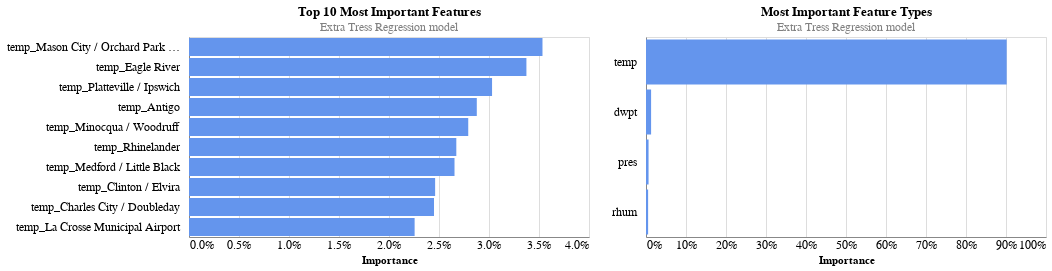
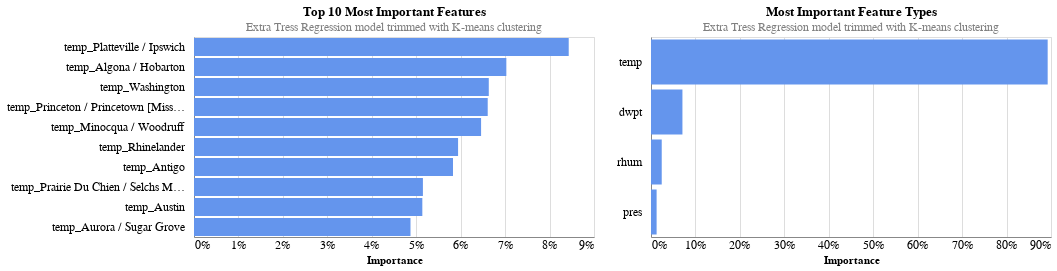
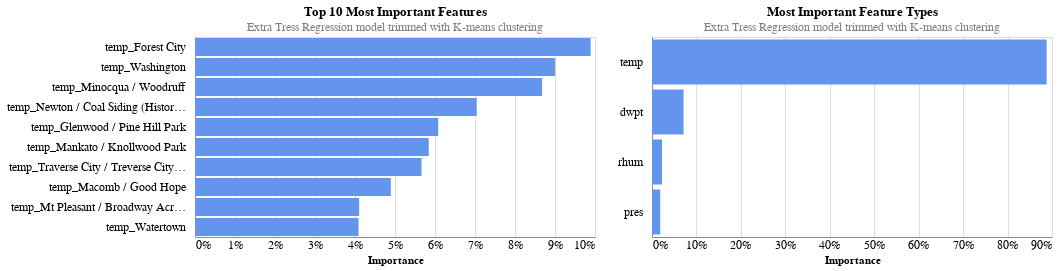
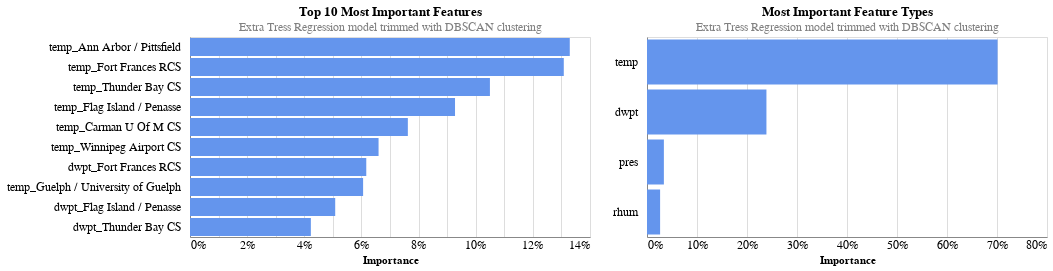

Notebook code for these charts, in order:
### Code cell
feature_list = [('full_no-cluster_features',"Extra Tress Regression model"),
                ('initial_cluster_features',"Extra Tress Regression model trimmed with K-means clustering"),
                ('initial_cluster_features2',"Extra Tress Regression model trimmed with K-means clustering"),
                ('dbscan_cluster_features', "Extra Tress Regression model trimmed with DBSCAN clustering"),
                ('db_km_scan_cluster_features',"Extra Tress Regression model trimmed with DBSCAN/K-means clustering")    
                ]
for feature in feature_list:
    df = all_features[all_features['source']==feature[0]].sort_values('Importance',ascending=False)
    df_types = df.groupby(df['Feature-Type']).sum().reset_index(drop=False)
    df_types.sort_values('Importance',ascending=False,inplace=True)
    
    top10_chart = alt.Chart(df[:10]).mark_bar(color='cornflowerblue').encode(
        x=alt.X('Importance:Q', axis=alt.Axis(format="%", tickSize=0, labelFontSize=12)),
        y=alt.Y('Feature-Name:N', 
                title="",
                sort = list(df.Feature[:10]),
                axis=alt.Axis(tickSize=0, labelFontSize=12, labelPadding=10)),
    ).properties(
        height=200,
        title={
          "text": ['Top 10 Most Important Features'], 
          "subtitle": [feature[1]],
          "color": "black",
          "subtitleColor": "gray"
        }
    )

    ft_chart = alt.Chart(df_types).mark_bar(color='cornflowerblue').encode(
        x=alt.X('Importance:Q', axis=alt.Axis(format="%", tickSize=0, labelFontSize=12)),
        y=alt.Y('Feature-Type:N', 
                sort=list(df_types['Feature-Type']), 
                title="",
                axis=alt.Axis(tickSize=0, labelFontSize=12, labelPadding=10)
               ),
    ).properties(
        height=200,
        title={
          "text": ['Most Important Feature Types'], 
          "subtitle": [feature[1]],
          "color": "black",
          "subtitleColor": "gray"
        }
    )

    x = top10_chart|ft_chart
    x.display()

### Figure 1 — Vega-Lite specification as saved in the notebook (floating-point values rounded to 4 significant figures)
{"config": {"view": {"continuousWidth": 400, "continuousHeight": 300}}, "hconcat": [{"data": {"name": "data-884fa2162b7bbb37b5be198e494ebb42"}, "mark": {"type": "bar", "color": "cornflowerblue"}, "encoding": {"x": {"axis": {"format": "%", "labelFontSize": 12, "tickSize": 0}, "field": "Importance", "type": "quantitative"}, "y": {"axis": {"labelFontSize": 12, "labelPadding": 10, "tickSize": 0}, "field": "Feature-Name", "sort": ["temp_KMCW0", "temp_KEGV0", "temp_KPVB0", "temp_KAIG0", "temp_KARV0", "temp_KRHI0", "temp_KMDZ0", "temp_KCWI0", "temp_KCCY0", "temp_72643"], "title": "", "type": "nominal"}}, "height": 200, "title": {"text": ["Top 10 Most Important Features"], "subtitle": ["Extra Tress Regression model"], "color": "black", "subtitleColor": "gray"}}, {"data": {"name": "data-6a43151ae4e6f905e65e0828f395bcce"}, "mark": {"type": "bar", "color": "cornflowerblue"}, "encoding": {"x": {"axis": {"format": "%", "labelFontSize": 12, "tickSize": 0}, "field": "Importance", "type": "quantitative"}, "y": {"axis": {"labelFontSize": 12, "labelPadding": 10, "tickSize": 0}, "field": "Feature-Type", "sort": ["temp", "dwpt", "pres", "rhum"], "title": "", "type": "nominal"}}, "height": 200, "title": {"text": ["Most Important Feature Types"], "subtitle": ["Extra Tress Regression model"], "color": "black", "subtitleColor": "gray"}}], "$schema": "https://vega.github.io/schema/vega-lite/v4.17.0.json", "datasets": {"data-884fa2162b7bbb37b5be198e494ebb42": [{"Feature": "temp_KMCW0", "Importance": 0.03535, "source": "full_no-cluster_features", "station": "KMCW0", "name": "Mason City / Orchard Park Mobile Home Court", "Feature-Name": "temp_Mason City / Orchard Park Mobile Home Court", "Feature-Type": "temp"}, {"Feature": "temp_KEGV0", "Importance": 0.03374, "source": "full_no-cluster_features", "station": "KEGV0", "name": "Eagle River", "Feature-Name": "temp_Eagle River", "Feature-Type": "temp"}, {"Feature": "temp_KPVB0", "Importance": 0.03031, "source": "full_no-cluster_features", "station": "KPVB0", "name": "Platteville / Ipswich", "Feature-Name": "temp_Platteville / Ipswich", "Feature-Type": "temp"}, {"Feature": "temp_KAIG0", "Importance": 0.02878, "source": "full_no-cluster_features", "station": "KAIG0", "name": "Antigo", "Feature-Name": "temp_Antigo", "Feature-Type": "temp"}, {"Feature": "temp_KARV0", "Importance": 0.02792, "source": "full_no-cluster_features", "station": "KARV0", "name": "Minocqua / Woodruff", "Feature-Name": "temp_Minocqua / Woodruff", "Feature-Type": "temp"}, {"Feature": "temp_KRHI0", "Importance": 0.02673, "source": "full_no-cluster_features", "station": "KRHI0", "name": "Rhinelander", "Feature-Name": "temp_Rhinelander", "Feature-Type": "temp"}, {"Feature": "temp_KMDZ0", "Importance": 0.02655, "source": "full_no-cluster_features", "station": "KMDZ0", "name": "Medford / Little Black", "Feature-Name": "temp_Medford / Little Black", "Feature-Type": "temp"}, {"Feature": "temp_KCWI0", "Importance": 0.02461, "source": "full_no-cluster_features", "station": "KCWI0", "name": "Clinton / Elvira", "Feature-Name": "temp_Clinton / Elvira", "Feature-Type": "temp"}, {"Feature": "temp_KCCY0", "Importance": 0.0245, "source": "full_no-cluster_features", "station": "KCCY0", "name": "Charles City / Doubleday", "Feature-Name": "temp_Charles City / Doubleday", "Feature-Type": "temp"}, {"Feature": "temp_72643", "Importance": 0.02256, "source": "full_no-cluster_features", "station": "72643", "name": "La Crosse Municipal Airport", "Feature-Name": "temp_La Crosse Municipal Airport", "Feature-Type": "temp"}], "data-6a43151ae4e6f905e65e0828f395bcce": [{"Feature-Type": "temp", "Importance": 0.9017}, {"Feature-Type": "dwpt", "Importance": 0.01275}, {"Feature-Type": "pres", "Importance": 0.006385}, {"Feature-Type": "rhum", "Importance": 0.005297}]}}

### Figure 2 — Vega-Lite specification as saved in the notebook (floating-point values rounded to 4 significant figures)
{"config": {"view": {"continuousWidth": 400, "continuousHeight": 300}}, "hconcat": [{"data": {"name": "data-9303291cb136d2241fb105a9f47de3c2"}, "mark": {"type": "bar", "color": "cornflowerblue"}, "encoding": {"x": {"axis": {"format": "%", "labelFontSize": 12, "tickSize": 0}, "field": "Importance", "type": "quantitative"}, "y": {"axis": {"labelFontSize": 12, "labelPadding": 10, "tickSize": 0}, "field": "Feature-Name", "sort": ["temp_KPVB0", "temp_KAXA0", "temp_KAWG0", "temp_KPNM0", "temp_KARV0", "temp_KRHI0", "temp_KAIG0", "temp_KPDC0", "temp_KAUM0", "temp_KARR0"], "title": "", "type": "nominal"}}, "height": 200, "title": {"text": ["Top 10 Most Important Features"], "subtitle": ["Extra Tress Regression model trimmed with K-means clustering"], "color": "black", "subtitleColor": "gray"}}, {"data": {"name": "data-7959b359c4b23e22e928abcfcc2a7c32"}, "mark": {"type": "bar", "color": "cornflowerblue"}, "encoding": {"x": {"axis": {"format": "%", "labelFontSize": 12, "tickSize": 0}, "field": "Importance", "type": "quantitative"}, "y": {"axis": {"labelFontSize": 12, "labelPadding": 10, "tickSize": 0}, "field": "Feature-Type", "sort": ["temp", "dwpt", "rhum", "pres"], "title": "", "type": "nominal"}}, "height": 200, "title": {"text": ["Most Important Feature Types"], "subtitle": ["Extra Tress Regression model trimmed with K-means clustering"], "color": "black", "subtitleColor": "gray"}}], "$schema": "https://vega.github.io/schema/vega-lite/v4.17.0.json", "datasets": {"data-9303291cb136d2241fb105a9f47de3c2": [{"Feature": "temp_KPVB0", "Importance": 0.08431, "source": "initial_cluster_features", "station": "KPVB0", "name": "Platteville / Ipswich", "Feature-Name": "temp_Platteville / Ipswich", "Feature-Type": "temp"}, {"Feature": "temp_KAXA0", "Importance": 0.07028, "source": "initial_cluster_features", "station": "KAXA0", "name": "Algona / Hobarton", "Feature-Name": "temp_Algona / Hobarton", "Feature-Type": "temp"}, {"Feature": "temp_KAWG0", "Importance": 0.06633, "source": "initial_cluster_features", "station": "KAWG0", "name": "Washington", "Feature-Name": "temp_Washington", "Feature-Type": "temp"}, {"Feature": "temp_KPNM0", "Importance": 0.06609, "source": "initial_cluster_features", "station": "KPNM0", "name": "Princeton / Princetown [Misspelling]", "Feature-Name": "temp_Princeton / Princetown [Misspelling]", "Feature-Type": "temp"}, {"Feature": "temp_KARV0", "Importance": 0.06459, "source": "initial_cluster_features", "station": "KARV0", "name": "Minocqua / Woodruff", "Feature-Name": "temp_Minocqua / Woodruff", "Feature-Type": "temp"}, {"Feature": "temp_KRHI0", "Importance": 0.05942, "source": "initial_cluster_features", "station": "KRHI0", "name": "Rhinelander", "Feature-Name": "temp_Rhinelander", "Feature-Type": "temp"}, {"Feature": "temp_KAIG0", "Importance": 0.05827, "source": "initial_cluster_features", "station": "KAIG0", "name": "Antigo", "Feature-Name": "temp_Antigo", "Feature-Type": "temp"}, {"Feature": "temp_KPDC0", "Importance": 0.05151, "source": "initial_cluster_features", "station": "KPDC0", "name": "Prairie Du Chien / Selchs Mobile Home Park", "Feature-Name": "temp_Prairie Du Chien / Selchs Mobile Home Park", "Feature-Type": "temp"}, {"Feature": "temp_KAUM0", "Importance": 0.05137, "source": "initial_cluster_features", "station": "KAUM0", "name": "Austin", "Feature-Name": "temp_Austin", "Feature-Type": "temp"}, {"Feature": "temp_KARR0", "Importance": 0.04871, "source": "initial_cluster_features", "station": "KARR0", "name": "Aurora / Sugar Grove", "Feature-Name": "temp_Aurora / Sugar Grove", "Feature-Type": "temp"}], "data-7959b359c4b23e22e928abcfcc2a7c32": [{"Feature-Type": "temp", "Importance": 0.8925}, {"Feature-Type": "dwpt", "Importance": 0.07072}, {"Feature-Type": "rhum", "Importance": 0.02414}, {"Feature-Type": "pres", "Importance": 0.01262}]}}

### Figure 3 — Vega-Lite specification as saved in the notebook (floating-point values rounded to 4 significant figures)
{"config": {"view": {"continuousWidth": 400, "continuousHeight": 300}}, "hconcat": [{"data": {"name": "data-51c3fdd8416550e5b2a5abc3f5f9198c"}, "mark": {"type": "bar", "color": "cornflowerblue"}, "encoding": {"x": {"axis": {"format": "%", "labelFontSize": 12, "tickSize": 0}, "field": "Importance", "type": "quantitative"}, "y": {"axis": {"labelFontSize": 12, "labelPadding": 10, "tickSize": 0}, "field": "Feature-Name", "sort": ["temp_KFXY0", "temp_KAWG0", "temp_KARV0", "temp_KTNU0", "temp_KGHW0", "temp_KMKT0", "temp_KTVC0", "temp_KMQB0", "temp_KMOP0", "temp_KATY0"], "title": "", "type": "nominal"}}, "height": 200, "title": {"text": ["Top 10 Most Important Features"], "subtitle": ["Extra Tress Regression model trimmed with K-means clustering"], "color": "black", "subtitleColor": "gray"}}, {"data": {"name": "data-43d1540a86e533356cc69efc36161532"}, "mark": {"type": "bar", "color": "cornflowerblue"}, "encoding": {"x": {"axis": {"format": "%", "labelFontSize": 12, "tickSize": 0}, "field": "Importance", "type": "quantitative"}, "y": {"axis": {"labelFontSize": 12, "labelPadding": 10, "tickSize": 0}, "field": "Feature-Type", "sort": ["temp", "dwpt", "rhum", "pres"], "title": "", "type": "nominal"}}, "height": 200, "title": {"text": ["Most Important Feature Types"], "subtitle": ["Extra Tress Regression model trimmed with K-means clustering"], "color": "black", "subtitleColor": "gray"}}], "$schema": "https://vega.github.io/schema/vega-lite/v4.17.0.json", "datasets": {"data-51c3fdd8416550e5b2a5abc3f5f9198c": [{"Feature": "temp_KFXY0", "Importance": 0.09891, "source": "initial_cluster_features2", "station": "KFXY0", "name": "Forest City", "Feature-Name": "temp_Forest City", "Feature-Type": "temp"}, {"Feature": "temp_KAWG0", "Importance": 0.09004, "source": "initial_cluster_features2", "station": "KAWG0", "name": "Washington", "Feature-Name": "temp_Washington", "Feature-Type": "temp"}, {"Feature": "temp_KARV0", "Importance": 0.08678, "source": "initial_cluster_features2", "station": "KARV0", "name": "Minocqua / Woodruff", "Feature-Name": "temp_Minocqua / Woodruff", "Feature-Type": "temp"}, {"Feature": "temp_KTNU0", "Importance": 0.07044, "source": "initial_cluster_features2", "station": "KTNU0", "name": "Newton / Coal Siding (Historical)", "Feature-Name": "temp_Newton / Coal Siding (Historical)", "Feature-Type": "temp"}, {"Feature": "temp_KGHW0", "Importance": 0.0608, "source": "initial_cluster_features2", "station": "KGHW0", "name": "Glenwood / Pine Hill Park", "Feature-Name": "temp_Glenwood / Pine Hill Park", "Feature-Type": "temp"}, {"Feature": "temp_KMKT0", "Importance": 0.05843, "source": "initial_cluster_features2", "station": "KMKT0", "name": "Mankato / Knollwood Park", "Feature-Name": "temp_Mankato / Knollwood Park", "Feature-Type": "temp"}, {"Feature": "temp_KTVC0", "Importance": 0.05663, "source": "initial_cluster_features2", "station": "KTVC0", "name": "Traverse City / Treverse City [Misspelling] / Town And Country Mobile Village", "Feature-Name": "temp_Traverse City / Treverse City [Misspelling] / Town And Country Mobile Village", "Feature-Type": "temp"}, {"Feature": "temp_KMQB0", "Importance": 0.04895, "source": "initial_cluster_features2", "station": "KMQB0", "name": "Macomb / Good Hope", "Feature-Name": "temp_Macomb / Good Hope", "Feature-Type": "temp"}, {"Feature": "temp_KMOP0", "Importance": 0.04104, "source": "initial_cluster_features2", "station": "KMOP0", "name": "Mt Pleasant / Broadway Acres Mobile Home Park", "Feature-Name": "temp_Mt Pleasant / Broadway Acres Mobile Home Park", "Feature-Type": "temp"}, {"Feature": "temp_KATY0", "Importance": 0.04088, "source": "initial_cluster_features2", "station": "KATY0", "name": "Watertown", "Feature-Name": "temp_Watertown", "Feature-Type": "temp"}], "data-43d1540a86e533356cc69efc36161532": [{"Feature-Type": "temp", "Importance": 0.8879}, {"Feature-Type": "dwpt", "Importance": 0.07102}, {"Feature-Type": "rhum", "Importance": 0.02255}, {"Feature-Type": "pres", "Importance": 0.01849}]}}

### Figure 4 — Vega-Lite specification as saved in the notebook (floating-point values rounded to 4 significant figures)
{"config": {"view": {"continuousWidth": 400, "continuousHeight": 300}}, "hconcat": [{"data": {"name": "data-3cb161f00bde43461ae183c5fc237be4"}, "mark": {"type": "bar", "color": "cornflowerblue"}, "encoding": {"x": {"axis": {"format": "%", "labelFontSize": 12, "tickSize": 0}, "field": "Importance", "type": "quantitative"}, "y": {"axis": {"labelFontSize": 12, "labelPadding": 10, "tickSize": 0}, "field": "Feature-Name", "sort": ["temp_KARB0", "temp_71962", "temp_71667", "temp_KFGN0", "temp_71147", "temp_71849", "dwpt_71962", "temp_CTGT0", "dwpt_KFGN0", "dwpt_71667"], "title": "", "type": "nominal"}}, "height": 200, "title": {"text": ["Top 10 Most Important Features"], "subtitle": ["Extra Tress Regression model trimmed with DBSCAN clustering"], "color": "black", "subtitleColor": "gray"}}, {"data": {"name": "data-24a9326ecf96dbbdc8ca7fe96b6827c9"}, "mark": {"type": "bar", "color": "cornflowerblue"}, "encoding": {"x": {"axis": {"format": "%", "labelFontSize": 12, "tickSize": 0}, "field": "Importance", "type": "quantitative"}, "y": {"axis": {"labelFontSize": 12, "labelPadding": 10, "tickSize": 0}, "field": "Feature-Type", "sort": ["temp", "dwpt", "pres", "rhum"], "title": "", "type": "nominal"}}, "height": 200, "title": {"text": ["Most Important Feature Types"], "subtitle": ["Extra Tress Regression model trimmed with DBSCAN clustering"], "color": "black", "subtitleColor": "gray"}}], "$schema": "https://vega.github.io/schema/vega-lite/v4.17.0.json", "datasets": {"data-3cb161f00bde43461ae183c5fc237be4": [{"Feature": "temp_KARB0", "Importance": 0.1329, "source": "dbscan_cluster_features", "station": "KARB0", "name": "Ann Arbor / Pittsfield", "Feature-Name": "temp_Ann Arbor / Pittsfield", "Feature-Type": "temp"}, {"Feature": "temp_71962", "Importance": 0.1308, "source": "dbscan_cluster_features", "station": "71962", "name": "Fort Frances RCS", "Feature-Name": "temp_Fort Frances RCS", "Feature-Type": "temp"}, {"Feature": "temp_71667", "Importance": 0.105, "source": "dbscan_cluster_features", "station": "71667", "name": "Thunder Bay CS", "Feature-Name": "temp_Thunder Bay CS", "Feature-Type": "temp"}, {"Feature": "temp_KFGN0", "Importance": 0.09276, "source": "dbscan_cluster_features", "station": "KFGN0", "name": "Flag Island / Penasse", "Feature-Name": "temp_Flag Island / Penasse", "Feature-Type": "temp"}, {"Feature": "temp_71147", "Importance": 0.07625, "source": "dbscan_cluster_features", "station": "71147", "name": "Carman U Of M CS", "Feature-Name": "temp_Carman U Of M CS", "Feature-Type": "temp"}, {"Feature": "temp_71849", "Importance": 0.066, "source": "dbscan_cluster_features", "station": "71849", "name": "Winnipeg Airport CS", "Feature-Name": "temp_Winnipeg Airport CS", "Feature-Type": "temp"}, {"Feature": "dwpt_71962", "Importance": 0.06169, "source": "dbscan_cluster_features", "station": "71962", "name": "Fort Frances RCS", "Feature-Name": "dwpt_Fort Frances RCS", "Feature-Type": "dwpt"}, {"Feature": "temp_CTGT0", "Importance": 0.06059, "source": "dbscan_cluster_features", "station": "CTGT0", "name": "Guelph / University of Guelph", "Feature-Name": "temp_Guelph / University of Guelph", "Feature-Type": "temp"}, {"Feature": "dwpt_KFGN0", "Importance": 0.05082, "source": "dbscan_cluster_features", "station": "KFGN0", "name": "Flag Island / Penasse", "Feature-Name": "dwpt_Flag Island / Penasse", "Feature-Type": "dwpt"}, {"Feature": "dwpt_71667", "Importance": 0.0423, "source": "dbscan_cluster_features", "station": "71667", "name": "Thunder Bay CS", "Feature-Name": "dwpt_Thunder Bay CS", "Feature-Type": "dwpt"}], "data-24a9326ecf96dbbdc8ca7fe96b6827c9": [{"Feature-Type": "temp", "Importance": 0.7012}, {"Feature-Type": "dwpt", "Importance": 0.2389}, {"Feature-Type": "pres", "Importance": 0.03375}, {"Feature-Type": "rhum", "Importance": 0.02621}]}}
